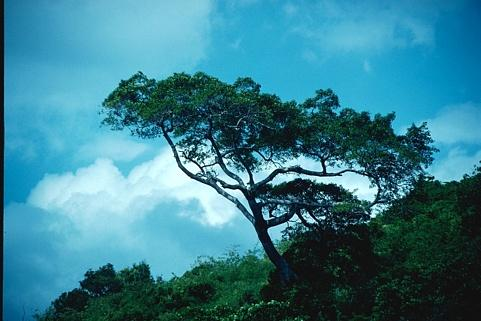
#> input picture Assignment01/imgs/147091.jpg, 481 x 321 px; its folder holds only this picture in this run
$ python watermark_singular_decomposition.py
#> lines starting #> are read from the running program, lines starting #| are printed output that depends on the picture
import os
import cv2
import glob
import numpy as np
from dotenv import load_dotenv

# Load environment variables
load_dotenv()

def load_image_as_grayscale(image_path: str) -> np.ndarray:
    """Load image and normalize to [0, 1]"""
#> called with image_path = 'imgs/147091.jpg'
    image = cv2.imread(image_path, cv2.IMREAD_GRAYSCALE)
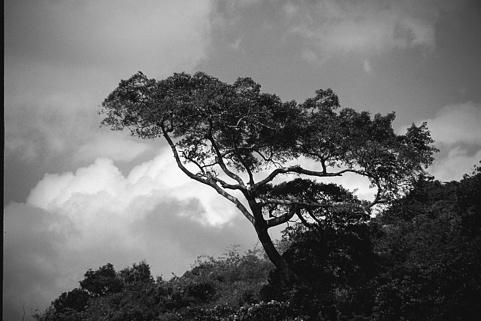
#> image: shape (321, 481); min 0, max 255, mean 107.2
    if image is None:
        raise FileNotFoundError(f"Could not load image at {image_path}")
    image = image.astype(np.float32) / 255.0
    return image

if __name__ == "__main__":
    # ==========================================
    # 1. Process the QR Code Watermark
    # ==========================================
    watermark_path = os.getenv("watermark_path")

    if not watermark_path:
        print("Error: 'watermark_path' not found in .env file.")
    else:
        print(f"--- QR Code Watermark: {os.path.basename(watermark_path)} ---")
        qr_image = load_image_as_grayscale(watermark_path)

        # Resize to k x k (k = 321 to match the cover images)
        k = 321
        qr_resized = cv2.resize(qr_image, (k, k))

        _, S_qr, _ = np.linalg.svd(qr_resized, full_matrices=False)

        print(f"Top 20 singular values (Total: {len(S_qr)}):")
        for i in range(50):
            print(f"  {i+1:2d}: {S_qr[i]:.4f}")
        print("\n")

    # ==========================================
    # 2. Process the Cover Images in imgs/ folder
    # ==========================================
    image_paths = sorted(glob.glob("imgs/*.jpg"))

    if not image_paths:
        print("No images found in imgs/ directory.")
    else:
        for path in image_paths:
            print(f"--- Cover Image: {os.path.basename(path)} ---")
            cover_image = load_image_as_grayscale(path)

            # Perform SVD on the cover image
            # For a 321x481 image, this will return 321 singular values
            _, S_cover, _ = np.linalg.svd(cover_image, full_matrices=False)
#> S_cover = 321 values, max 180 at index 0, min 0.00937 at index 320, mean 2.25

            print(f"Top 20 singular values (Total: {len(S_cover)}):")
#| Top 20 singular values (Total: 321):
            for i in range(50):
                print(f"  {i+1:2d}: {S_cover[i]:.4f}")
#> this loop made 50 passes
#|    1: 180.0465
#|    2: 38.6964
#|    3: 28.9658
#|    4: 21.1588
#|    5: 17.7055
#|    6: 13.3888
#|    7: 11.5867
#|    8: 11.2456
#> (further printed lines are left out)
            print("\n")

$ run again, on Assignment01/imgs/42049.jpg
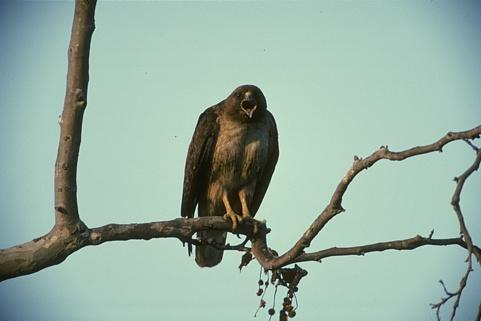
#> input picture Assignment01/imgs/42049.jpg, 481 x 321 px
#> in load_image_as_grayscale, `image = cv2.imread(image_path, cv2.IMREAD_GRAYSCALE)`:
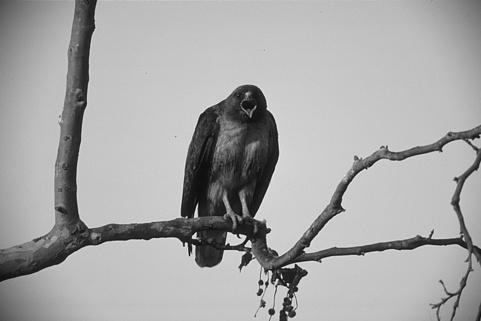
#> image: shape (321, 481); min 1, max 248, mean 166.6
#> S_cover = 321 values, max 260.7 at index 0, min 0.00339 at index 320, mean 2.2
#| Top 20 singular values (Total: 321):
#> the loop `for i in range(50):` made 50 passes
#|    1: 260.6630
#|    2: 42.7439
#|    3: 24.4136
#|    4: 17.6448
#|    5: 17.0938
#> (further printed lines are left out)

$ run again, on Assignment01/imgs/61060.jpg
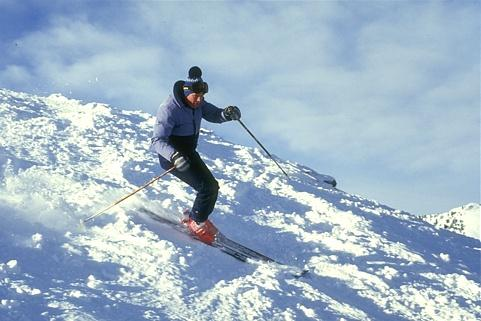
#> input picture Assignment01/imgs/61060.jpg, 481 x 321 px
#> in load_image_as_grayscale, `image = cv2.imread(image_path, cv2.IMREAD_GRAYSCALE)`:
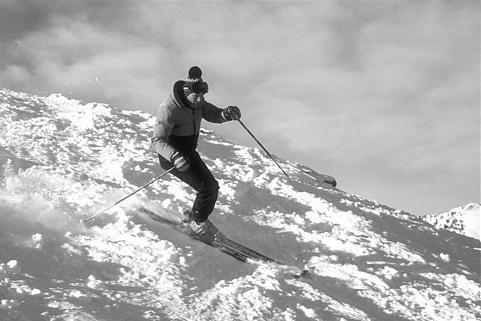
#> image: shape (321, 481); min 6, max 255, mean 177.3
#> S_cover = 321 values, max 274.7 at index 0, min 0.00989 at index 320, mean 2.57
#| Top 20 singular values (Total: 321):
#> the loop `for i in range(50):` made 50 passes
#|    1: 274.7162
#|    2: 30.5254
#|    3: 22.1410
#|    4: 17.7447
#|    5: 14.2335
#> (further printed lines are left out)
